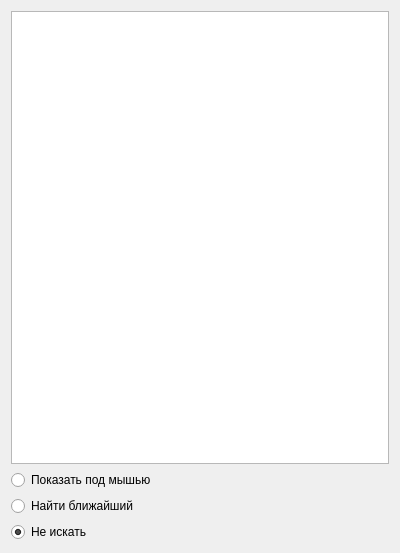
<?xml version="1.0" encoding="UTF-8"?>
<ui version="4.0">
 <class>Debug</class>
 <widget class="QDialog" name="Debug">
  <property name="geometry">
   <rect>
    <x>0</x>
    <y>0</y>
    <width>400</width>
    <height>553</height>
   </rect>
  </property>
  <property name="windowTitle">
   <string>Dialog</string>
  </property>
  <layout class="QGridLayout" name="gridLayout">
   <item row="0" column="0">
    <widget class="QTextEdit" name="info"/>
   </item>
   <item row="1" column="0">
    <widget class="QRadioButton" name="underbtn">
     <property name="text">
      <string>Показать под мышью</string>
     </property>
     <property name="checked">
      <bool>false</bool>
     </property>
     <attribute name="buttonGroup">
      <string notr="true">buttonGroup</string>
     </attribute>
    </widget>
   </item>
   <item row="2" column="0">
    <widget class="QRadioButton" name="nearbtn">
     <property name="text">
      <string>Найти ближайший</string>
     </property>
     <attribute name="buttonGroup">
      <string notr="true">buttonGroup</string>
     </attribute>
    </widget>
   </item>
   <item row="3" column="0">
    <widget class="QRadioButton" name="nosearchbtn">
     <property name="text">
      <string>Не искать</string>
     </property>
     <property name="checked">
      <bool>true</bool>
     </property>
     <attribute name="buttonGroup">
      <string notr="true">buttonGroup</string>
     </attribute>
    </widget>
   </item>
  </layout>
 </widget>
 <resources/>
 <connections/>
 <buttongroups>
  <buttongroup name="buttonGroup"/>
 </buttongroups>
</ui>
